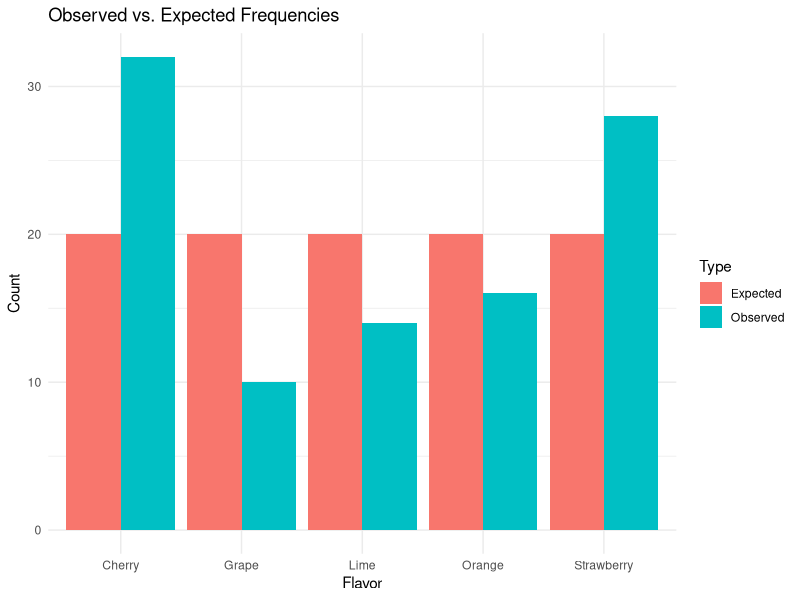

R code for this plot:
## ---- chunk 1
library(tidyverse)
library(ggplot2)
## ---- chunk 2
observed <- c(32, 28, 16, 14, 10)
expected <- c(20, 20, 20, 20, 20)

chi2 <- sum((observed - expected)^2 / expected)
df   <- length(observed) - 1
cv   <- qchisq(0.95, df)
p_val <- pchisq(chi2, df, lower.tail = FALSE)

cat("chi-square =", round(chi2, 4), "\n")
cat("Critical value =", round(cv, 3), "\n")
cat("P-value =", round(p_val, 6), "\n")
cat("Decision:", ifelse(chi2 > cv, "Reject H0", "Do not reject H0"), "\n")
## ---- chunk 3
# Visualize
df_plot <- data.frame(
  Flavor = c("Cherry","Strawberry","Orange","Lime","Grape"),
  Observed = observed, Expected = expected)
df_long <- pivot_longer(df_plot, -Flavor, names_to = "Type", values_to = "Count")
ggplot(df_long, aes(x = Flavor, y = Count, fill = Type)) +
  geom_bar(stat = "identity", position = "dodge") +
  theme_minimal() + labs(title = "Observed vs. Expected Frequencies")
## ---- chunk 4
observed <- c(122, 85, 76, 17)
props    <- c(0.38, 0.32, 0.23, 0.07)
expected <- props * 300

chi2  <- sum((observed - expected)^2 / expected)
df    <- length(observed) - 1
cv    <- qchisq(0.90, df)
p_val <- pchisq(chi2, df, lower.tail = FALSE)

cat("Expected:", expected, "\n")
cat("chi-square =", round(chi2, 4), "\n")
cat("Critical value =", round(cv, 3), "\n")
cat("P-value =", round(p_val, 4), "\n")
cat("Decision:", ifelse(chi2 > cv, "Reject H0", "Do not reject H0"), "\n")
## ---- chunk 5
observed <- c(68, 27, 5)
expected <- c(74, 16, 10)

chi2  <- sum((observed - expected)^2 / expected)
df    <- length(observed) - 1
cv    <- qchisq(0.90, df)
p_val <- pchisq(chi2, df, lower.tail = FALSE)

cat("chi-square =", round(chi2, 4), "\n")
cat("Critical value =", round(cv, 3), "\n")
cat("P-value =", round(p_val, 4), "\n")
cat("Decision:", ifelse(chi2 > cv, "Reject H0", "Do not reject H0"), "\n")
## ---- chunk 6
M <- matrix(c(41, 27, 51,
              36,  3, 40,
             169, 106, 109),
            nrow = 3, byrow = TRUE,
            dimnames = list(c("A","B","C"),
                            c("Surgical","Pneumonia","Bloodstream")))

result <- chisq.test(M)
cat("chi-square =", round(result$statistic, 4), "\n")
cat("d.f. =", result$parameter, "\n")
cat("P-value =", round(result$p.value, 6), "\n")
cat("Decision:", ifelse(result$p.value < 0.05, "Reject H0", "Do not reject H0"), "\n")

cat("\nExpected frequencies:\n")
round(result$expected, 2)
## ---- chunk 7
M2 <- matrix(c(10, 9, 8,
               13, 16, 12),
             nrow = 2, byrow = TRUE,
             dimnames = list(c("Male","Female"),
                             c("Low","Moderate","High")))

result2 <- chisq.test(M2)
cat("chi-square =", round(result2$statistic, 4), "\n")
cat("d.f. =", result2$parameter, "\n")
cat("P-value =", round(result2$p.value, 4), "\n")
cat("Decision:", ifelse(result2$p.value < 0.10, "Reject H0", "Do not reject H0"), "\n")

cat("\nExpected frequencies:\n")
round(result2$expected, 2)
## ---- chunk 8
M3 <- matrix(c(24, 33, 38, 49,
               76, 67, 62, 51),
             nrow = 2, byrow = TRUE,
             dimnames = list(c("Yes","No"),
                             c("<30K","30-74.9K","75-99.9K",">=100K")))

result3 <- chisq.test(M3)
cat("chi-square =", round(result3$statistic, 4), "\n")
cat("d.f. =", result3$parameter, "\n")
cat("P-value =", round(result3$p.value, 6), "\n")
cat("Decision:", ifelse(result3$p.value < 0.05, "Reject H0", "Do not reject H0"), "\n")

cat("\nExpected frequencies:\n")
round(result3$expected, 2)
